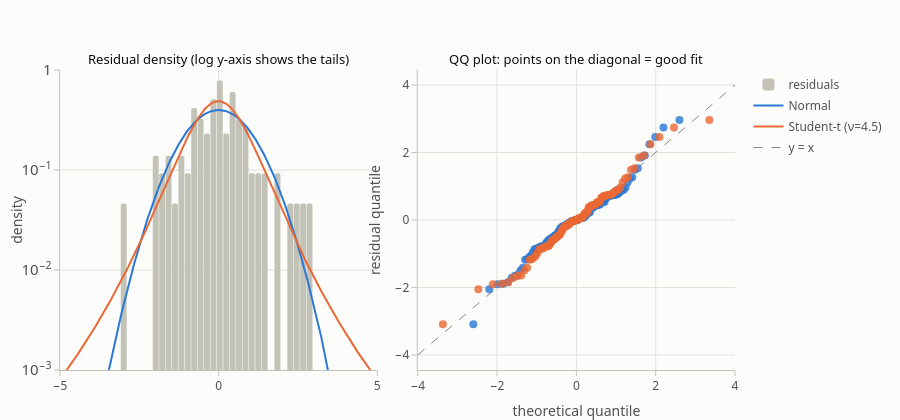

Notebook cell for this chart:
### Markdown cell above
## Part A: heavy tails. Normal vs Student-t residuals
We add four "promotion shocks" to retail Total (a common real-world pattern) and check which noise distribution fits
the SARIMA residuals better.

### Code cell
y = pf.load_retail_total().copy()
for d, f in [("2017-03-01", 1.18), ("2019-11-01", 0.85), ("2021-06-01", 1.22), ("2023-09-01", 1.15)]:
    y.loc[pd.Timestamp(d)] *= f
res = SARIMAX(np.log(y), order=(0, 1, 1), seasonal_order=(0, 1, 1, 12)).fit(disp=False)
e = np.asarray(res.resid)[13:]
e = (e - e.mean()) / e.std()

nu, loc_t, sc_t = stats.t.fit(e)
ll_norm = stats.norm.logpdf(e).sum()
ll_t = stats.t.logpdf(e, nu, loc_t, sc_t).sum()
print(f"Student-t fit: nu = {nu:.1f}")
print(f"log-likelihood  Normal = {ll_norm:.1f} (AIC {2*2 - 2*ll_norm:.1f})   Student-t = {ll_t:.1f} (AIC {2*3 - 2*ll_t:.1f})")

fig = pf.subplots(1, 2, titles=["Residual density (log y-axis shows the tails)", "QQ plot: points on the diagonal = good fit"], height=420)
grid = np.linspace(-5, 5, 400)
dens, edges = np.histogram(e, bins=30, density=True)
fig.add_trace(go.Bar(x=(edges[:-1] + edges[1:]) / 2, y=np.where(dens > 0, dens, np.nan), width=np.diff(edges) * 0.92,
                     name="residuals", marker_color=pf.INK["neutral"], hovertemplate="density %{y:.3f}<extra></extra>"), row=1, col=1)
fig.add_trace(go.Scatter(x=grid, y=stats.norm.pdf(grid), mode="lines", name="Normal", legendgroup="Normal",
                         line=dict(color=pf.SERIES[0], width=2)), row=1, col=1)
fig.add_trace(go.Scatter(x=grid, y=stats.t.pdf(grid, nu, loc_t, sc_t), mode="lines", name=f"Student-t (ν={nu:.1f})",
                         legendgroup="t", line=dict(color=pf.SERIES[1], width=2)), row=1, col=1)
fig.update_yaxes(type="log", range=[-3, 0], dtick=1, exponentformat="power", title_text="density", row=1, col=1)
pp = (np.arange(1, len(e) + 1) - 0.5) / len(e)
fig.add_trace(go.Scatter(x=[-4, 4], y=[-4, 4], mode="lines", name="y = x", line=dict(color=pf.INK["muted"], dash="dash", width=1),
                         hoverinfo="skip"), row=1, col=2)
fig.add_trace(go.Scatter(x=stats.norm.ppf(pp), y=np.sort(e), mode="markers", name="Normal quantiles", legendgroup="Normal",
                         showlegend=False, marker=dict(color=pf.SERIES[0], size=8, opacity=0.8)), row=1, col=2)
fig.add_trace(go.Scatter(x=stats.t.ppf(pp, nu, loc_t, sc_t), y=np.sort(e), mode="markers", name="Student-t quantiles",
                         legendgroup="t", showlegend=False, marker=dict(color=pf.SERIES[1], size=8, opacity=0.8)), row=1, col=2)
fig.update_xaxes(title_text="theoretical quantile", row=1, col=2)
fig.update_yaxes(title_text="residual quantile", row=1, col=2)
fig.show()

for q in [0.95, 0.99]:
    print(f"{q:.0%} quantile:  Normal {stats.norm.ppf(q):.2f}   t {stats.t.ppf(q, nu, loc_t, sc_t):.2f}   empirical {np.quantile(e, q):.2f}")

### Figure 1 — Plotly figure (JSON) as saved in the notebook; plotly's stock layout.template omitted (floating-point values rounded to 4 significant figures; data arrays with more than 128 entries replaced by an {"elided": "..."} marker saying what was removed)
{"data": [{"hovertemplate": "density %{y:.3f}<extra></extra>", "marker": {"color": "#c3c2b7"}, "name": "residuals", "type": "bar", "width": [0.1858, 0.1858, 0.1858, 0.1858, 0.1858, 0.1858, 0.1858, 0.1858, 0.1858, 0.1858, 0.1858, 0.1858, 0.1858, 0.1858, 0.1858, 0.1858, 0.1858, 0.1858, 0.1858, 0.1858, 0.1858, 0.1858, 0.1858, 0.1858, 0.1858, 0.1858, 0.1858, 0.1858, 0.1858, 0.1858], "x": [-2.992, -2.79, -2.588, -2.386, -2.184, -1.982, -1.78, -1.578, -1.376, -1.174, -0.9721, -0.7702, -0.5682, -0.3663, -0.1643, 0.0376, 0.2395, 0.4415, 0.6434, 0.8454, 1.047, 1.249, 1.451, 1.653, 1.855, 2.057, 2.259, 2.461, 2.663, 2.865], "xaxis": "x", "y": [0.04628, NaN, NaN, NaN, NaN, 0.1388, 0.09256, 0.1388, 0.04628, 0.1388, 0.09256, 0.4165, 0.324, 0.2314, 0.5091, 0.7868, 0.2314, 0.6016, 0.324, 0.2777, 0.09256, 0.09256, 0.09256, NaN, 0.09256, NaN, 0.04628, 0.04628, 0.04628, 0.04628], "yaxis": "y"}, {"legendgroup": "Normal", "line": {"color": "#2a78d6", "width": 2}, "mode": "lines", "name": "Normal", "type": "scatter", "x": {"elided": "400 float values"}, "xaxis": "x", "y": {"elided": "400 float values"}, "yaxis": "y"}, {"legendgroup": "t", "line": {"color": "#eb6834", "width": 2}, "mode": "lines", "name": "Student-t (ν=4.5)", "type": "scatter", "x": {"elided": "400 float values"}, "xaxis": "x", "y": {"elided": "400 float values"}, "yaxis": "y"}, {"hoverinfo": "skip", "line": {"color": "#898781", "dash": "dash", "width": 1}, "mode": "lines", "name": "y = x", "type": "scatter", "x": [-4, 4], "xaxis": "x2", "y": [-4, 4], "yaxis": "y2"}, {"legendgroup": "Normal", "marker": {"color": "#2a78d6", "opacity": 0.8, "size": 8}, "mode": "markers", "name": "Normal quantiles", "showlegend": false, "type": "scatter", "x": [-2.599, -2.197, -1.989, -1.842, -1.727, -1.631, -1.549, -1.475, -1.409, -1.348, -1.292, -1.24, -1.191, -1.145, -1.101, -1.059, -1.019, -0.98, -0.9428, -0.9069, -0.8721, -0.8383, -0.8054, -0.7735, -0.7422, -0.7117, -0.6819, -0.6526, -0.6239, -0.5957, -0.5679, -0.5406, -0.5137, -0.4871, -0.4609, -0.435, -0.4094, -0.3841, -0.359, -0.3341, -0.3094, -0.2849, -0.2606, -0.2364, -0.2124, -0.1885, -0.1647, -0.141, -0.1174, -0.09384, -0.07034, -0.04687, -0.02343, 0.0, 0.02343, 0.04687, 0.07034, 0.09384, 0.1174, 0.141, 0.1647, 0.1885, 0.2124, 0.2364, 0.2606, 0.2849, 0.3094, 0.3341, 0.359, 0.3841, 0.4094, 0.435, 0.4609, 0.4871, 0.5137, 0.5406, 0.5679, 0.5957, 0.6239, 0.6526, 0.6819, 0.7117, 0.7422, 0.7735, 0.8054, 0.8383, 0.8721, 0.9069, 0.9428, 0.98, 1.019, 1.059, 1.101, 1.145, 1.191, 1.24, 1.292, 1.348, 1.409, 1.475, 1.549, 1.631, 1.727, 1.842, 1.989, 2.197, 2.599], "xaxis": "x2", "y": [-3.092, -2.054, -1.904, -1.893, -1.844, -1.708, -1.651, -1.641, -1.496, -1.411, -1.181, -1.166, -1.103, -1.059, -0.9598, -0.8639, -0.8486, -0.8475, -0.8124, -0.7917, -0.78, -0.7669, -0.7664, -0.7042, -0.6482, -0.6117, -0.5787, -0.5639, -0.5391, -0.5128, -0.4933, -0.4597, -0.4422, -0.4229, -0.363, -0.3229, -0.2531, -0.2355, -0.1979, -0.1883, -0.1821, -0.1598, -0.1555, -0.1285, -0.1161, -0.08801, -0.07475, -0.05297, -0.03474, -0.02478, -0.02225, -0.02198, -0.0109, -0.009565, -0.003083, 0.01507, 0.04339, 0.0481, 0.06075, 0.06389, 0.06572, 0.07179, 0.1194, 0.1275, 0.1821, 0.2148, 0.2154, 0.2203, 0.2917, 0.3771, 0.3813, 0.3837, 0.4276, 0.4316, 0.4402, 0.4437, 0.4525, 0.4649, 0.5152, 0.5297, 0.5316, 0.5418, 0.6513, 0.6686, 0.7041, 0.7096, 0.7272, 0.7357, 0.7378, 0.7495, 0.7538, 0.7833, 0.8364, 0.8711, 0.896, 0.9629, 1.121, 1.226, 1.265, 1.487, 1.533, 1.854, 1.914, 2.244, 2.459, 2.744, 2.966], "yaxis": "y2"}, {"legendgroup": "t", "marker": {"color": "#eb6834", "opacity": 0.8, "size": 8}, "mode": "markers", "name": "Student-t quantiles", "showlegend": false, "type": "scatter", "x": [-3.366, -2.473, -2.107, -1.879, -1.714, -1.585, -1.479, -1.389, -1.31, -1.241, -1.178, -1.121, -1.069, -1.021, -0.9756, -0.9333, -0.8934, -0.8556, -0.8197, -0.7855, -0.7527, -0.7212, -0.6909, -0.6616, -0.6333, -0.6059, -0.5792, -0.5533, -0.528, -0.5034, -0.4792, -0.4556, -0.4325, -0.4098, -0.3875, -0.3655, -0.3439, -0.3226, -0.3016, -0.2808, -0.2602, -0.2399, -0.2198, -0.1998, -0.18, -0.1603, -0.1407, -0.1213, -0.1019, -0.08264, -0.0634, -0.04421, -0.02505, -0.005903, 0.01324, 0.03241, 0.0516, 0.07083, 0.09012, 0.1095, 0.1289, 0.1485, 0.1682, 0.188, 0.208, 0.2281, 0.2484, 0.269, 0.2898, 0.3108, 0.3321, 0.3537, 0.3757, 0.398, 0.4207, 0.4438, 0.4674, 0.4915, 0.5162, 0.5415, 0.5674, 0.5941, 0.6215, 0.6498, 0.6791, 0.7094, 0.7409, 0.7737, 0.8079, 0.8438, 0.8816, 0.9215, 0.9638, 1.009, 1.057, 1.109, 1.166, 1.229, 1.298, 1.377, 1.467, 1.573, 1.702, 1.867, 2.096, 2.461, 3.354], "xaxis": "x2", "y": [-3.092, -2.054, -1.904, -1.893, -1.844, -1.708, -1.651, -1.641, -1.496, -1.411, -1.181, -1.166, -1.103, -1.059, -0.9598, -0.8639, -0.8486, -0.8475, -0.8124, -0.7917, -0.78, -0.7669, -0.7664, -0.7042, -0.6482, -0.6117, -0.5787, -0.5639, -0.5391, -0.5128, -0.4933, -0.4597, -0.4422, -0.4229, -0.363, -0.3229, -0.2531, -0.2355, -0.1979, -0.1883, -0.1821, -0.1598, -0.1555, -0.1285, -0.1161, -0.08801, -0.07475, -0.05297, -0.03474, -0.02478, -0.02225, -0.02198, -0.0109, -0.009565, -0.003083, 0.01507, 0.04339, 0.0481, 0.06075, 0.06389, 0.06572, 0.07179, 0.1194, 0.1275, 0.1821, 0.2148, 0.2154, 0.2203, 0.2917, 0.3771, 0.3813, 0.3837, 0.4276, 0.4316, 0.4402, 0.4437, 0.4525, 0.4649, 0.5152, 0.5297, 0.5316, 0.5418, 0.6513, 0.6686, 0.7041, 0.7096, 0.7272, 0.7357, 0.7378, 0.7495, 0.7538, 0.7833, 0.8364, 0.8711, 0.896, 0.9629, 1.121, 1.226, 1.265, 1.487, 1.533, 1.854, 1.914, 2.244, 2.459, 2.744, 2.966], "yaxis": "y2"}], "layout": {"annotations": [{"font": {"color": "#0b0b0b", "size": 13}, "showarrow": false, "text": "Residual density (log y-axis shows the tails)", "x": 0.235, "xanchor": "center", "xref": "paper", "y": 1.0, "yanchor": "bottom", "yref": "paper"}, {"font": {"color": "#0b0b0b", "size": 13}, "showarrow": false, "text": "QQ plot: points on the diagonal = good fit", "x": 0.765, "xanchor": "center", "xref": "paper", "y": 1.0, "yanchor": "bottom", "yref": "paper"}], "height": 420, "title": {}, "xaxis": {"anchor": "y", "domain": [0.0, 0.47]}, "xaxis2": {"anchor": "y2", "domain": [0.53, 1.0], "title": {"text": "theoretical quantile"}}, "yaxis": {"anchor": "x", "domain": [0.0, 1.0], "dtick": 1, "exponentformat": "power", "range": [-3, 0], "title": {"text": "density"}, "type": "log"}, "yaxis2": {"anchor": "x2", "domain": [0.0, 1.0], "title": {"text": "residual quantile"}}}}
